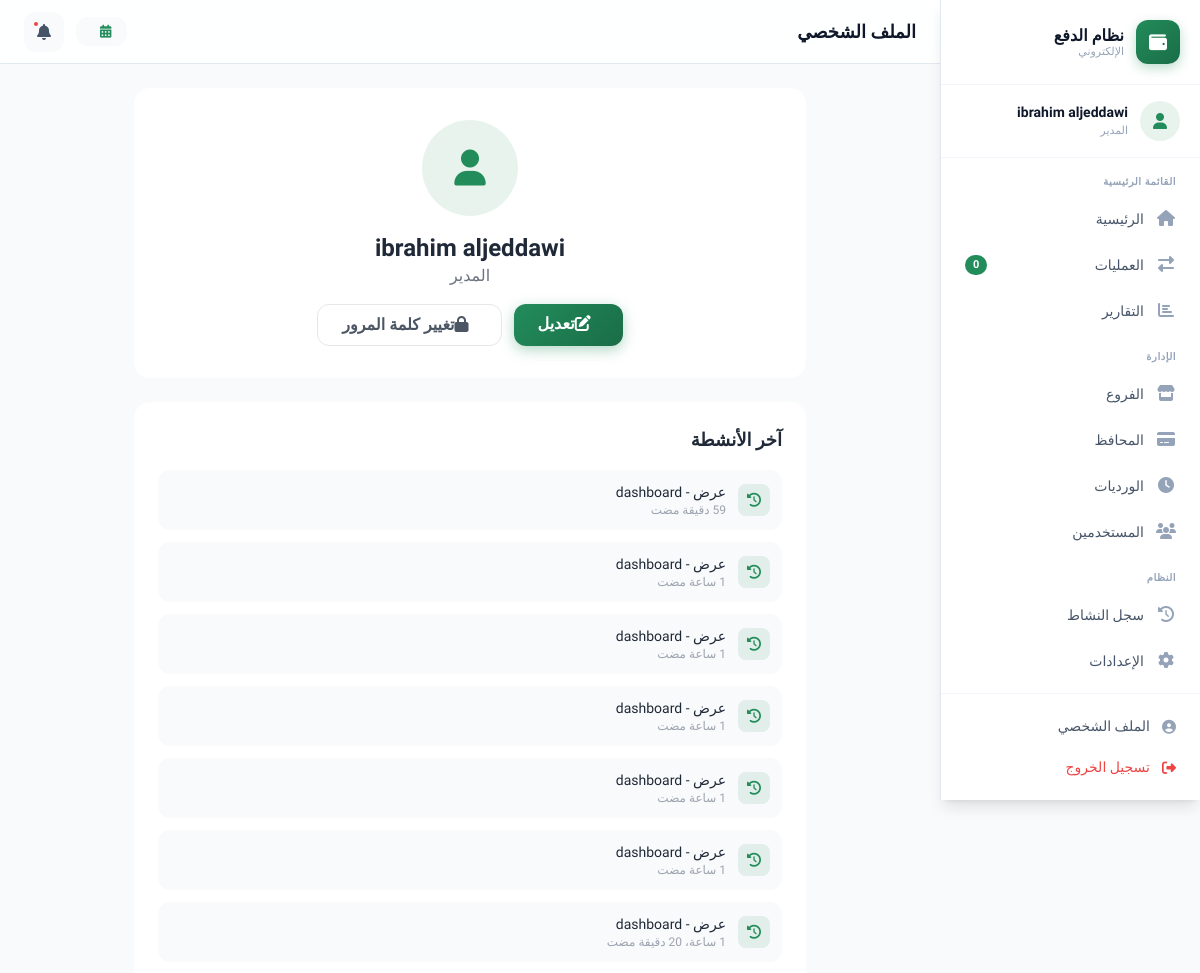
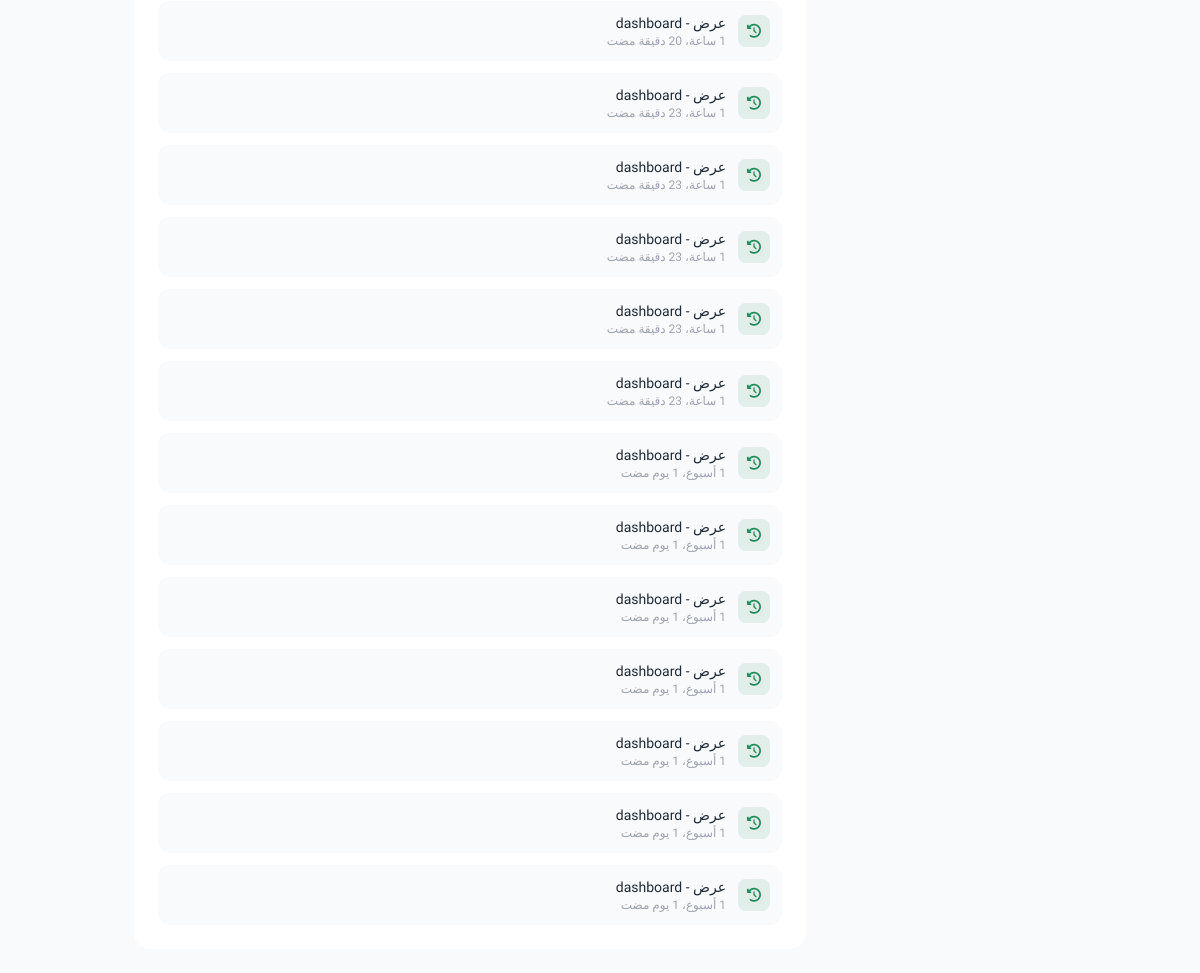
The app's page /profile/ (signed in) with its own data (2 pictures, top to bottom).
### accounts/models.py (models this page shows, shortened)
class User(AbstractBaseUser, PermissionsMixin):
    class Role(models.TextChoices):
        MANAGER = 'manager', _('المدير')
        SUPERVISOR = 'supervisor', _('المشرف')
        ACCOUNTANT = 'accountant', _('المحاسب')
        CASHIER = 'cashier', _('الكاشير')
    id = models.UUIDField(primary_key=True, default=uuid.uuid4, editable=False)
    email = models.EmailField(_('البريد الإلكتروني'), unique=True, blank=True, null=True)
    phone = models.CharField(_('رقم الهاتف'), max_length=20, unique=True)
    username = models.CharField(_('اسم المستخدم'), max_length=150, unique=True)
    full_name = models.CharField(_('الاسم الكامل'), max_length=255)
    role = models.CharField(_('الدور'), max_length=20, choices=Role.choices, default=Role.CASHIER)
    profile_image = models.ImageField(_('الصورة الشخصية'), upload_to='profiles/%Y/%m/', blank=True, null=True)
    id_card_front = models.ImageField(_('صورة البطاقة الأمامية'), upload_to='id_cards/%Y/%m/', blank=True, null=True)
    id_card_back = models.ImageField(_('صورة البطاقة الخلفية'), upload_to='id_cards/%Y/%m/', blank=True, null=True)
    is_active = models.BooleanField(_('نشط'), default=True)
    is_staff = models.BooleanField(_('موظف'), default=False)
    is_superuser = models.BooleanField(_('مدير عام'), default=False)
    branch = models.ForeignKey(
        'branches.Branch',
        on_delete=models.SET_NULL,
        null=True,
        blank=True,
        related_name='cashiers',
        verbose_name=_('الفرع')
    )
    date_joined = models.DateTimeField(_('تاريخ الانضمام'), default=timezone.now)
    last_login = models.DateTimeField(_('آخر دخول'), blank=True, null=True)
    created_at = models.DateTimeField(auto_now_add=True)
    updated_at = models.DateTimeField(auto_now=True)
    created_by = models.ForeignKey(
        'self',
        on_delete=models.SET_NULL,
        null=True,
        blank=True,
        related_name='created_users',
        verbose_name=_('تم الإنشاء بواسطة')
    )
    USERNAME_FIELD = 'username'
    REQUIRED_FIELDS = ['full_name', 'phone']
    objects = UserManager()
    class Meta:
        verbose_name = _('مستخدم')
        verbose_name_plural = _('المستخدمين')
        ordering = ['-created_at']

class UserActivityLog(models.Model):
    class ActionType(models.TextChoices):
        LOGIN = 'login', _('تسجيل دخول')
        LOGOUT = 'logout', _('تسجيل خروج')
        CREATE = 'create', _('إنشاء')
        UPDATE = 'update', _('تعديل')
        DELETE = 'delete', _('حذف')
        VIEW = 'view', _('عرض')
        EXPORT = 'export', _('تصدير')
        APPROVE = 'approve', _('موافقة')
        REJECT = 'reject', _('رفض')
    id = models.UUIDField(primary_key=True, default=uuid.uuid4, editable=False)
    user = models.ForeignKey(User, on_delete=models.CASCADE, related_name='activities', verbose_name=_('المستخدم'))
    action = models.CharField(_('الإجراء'), max_length=20, choices=ActionType.choices)
    entity_type = models.CharField(_('نوع الكيان'), max_length=50)
    entity_id = models.CharField(_('معرف الكيان'), max_length=100, blank=True)
    description = models.TextField(_('الوصف'), blank=True)
    ip_address = models.GenericIPAddressField(_('عنوان IP'), blank=True, null=True)
    user_agent = models.TextField(_('متصفح المستخدم'), blank=True)
    timestamp = models.DateTimeField(_('الوقت'), auto_now_add=True)
    class Meta:
        verbose_name = _('سجل النشاط')
        verbose_name_plural = _('سجلات الأنشطة')
        ordering = ['-timestamp']

### dashboard/views.py (the view)
# urls.py: path('profile/', views.ProfileView.as_view(), name='profile'),
class ProfileView(SuperuserRequiredMixin, TemplateView):
    template_name = 'dashboard/profile/profile.html'
    def get_context_data(self, **kwargs):
        context = super().get_context_data(**kwargs)
        context['user_obj'] = self.request.user
        context['activity_logs'] = UserActivityLog.objects.filter(
            user=self.request.user
        ).order_by('-timestamp')[:20]
        return context

### dashboard/templatetags/dashboard_tags.py (called while the page is built)
@register.filter
def transaction_count(request):
    today = timezone.now().date()
    return Transaction.objects.filter(is_deleted=False, created_at__date=today).count()

### dashboard/views.py (called while the page is built)
    def test_func(self):
        return self.request.user.is_authenticated and self.request.user.is_superuser

### dashboard/templates/dashboard/profile/profile.html
{% extends 'dashboard/base.html' %}{% block title %}الملف الشخصي{% endblock %}{% block page_title %}الملف الشخصي{% endblock %}
{% block content %}
<div class="max-w-2xl mx-auto">
    <div class="bg-white rounded-2xl p-8 card-shadow text-center mb-6">
        <div class="w-24 h-24 mx-auto bg-primary/10 rounded-full flex items-center justify-center mb-4">
            {% if user_obj.profile_image %}<img src="{{ user_obj.profile_image.url }}" class="w-24 h-24 rounded-full object-cover">{% else %}<i class="fas fa-user text-4xl text-primary"></i>{% endif %}
        </div>
        <h2 class="text-2xl font-bold text-gray-800">{{ user_obj.full_name }}</h2>
        <p class="text-gray-500">{{ user_obj.get_role_display }}</p>
        <div class="flex justify-center gap-3 mt-4">
            <a href="{% url 'dashboard:profile_edit' %}" class="btn-primary text-white px-6 py-2 rounded-xl font-bold"><i class="fas fa-edit mr-2"></i>تعديل</a>
            <a href="{% url 'dashboard:change_password' %}" class="px-6 py-2 border border-gray-200 rounded-xl font-bold text-gray-600 hover:bg-gray-50"><i class="fas fa-lock mr-2"></i>تغيير كلمة المرور</a>
        </div>
    </div>
    <div class="bg-white rounded-2xl p-6 card-shadow">
        <h3 class="text-lg font-bold text-gray-800 mb-4">آخر الأنشطة</h3>
        <div class="space-y-3">
            {% for log in activity_logs %}
            <div class="flex items-center gap-3 p-3 bg-gray-50 rounded-xl">
                <div class="w-8 h-8 bg-primary/10 rounded-lg flex items-center justify-center"><i class="fas fa-history text-primary text-sm"></i></div>
                <div><p class="text-sm text-gray-800">{{ log.get_action_display }} - {{ log.entity_type }}</p><p class="text-xs text-gray-400">{{ log.timestamp|timesince }} مضت</p></div>
            </div>
            {% empty %}<p class="text-center text-gray-400 py-4">لا توجد أنشطة</p>{% endfor %}
        </div>
    </div>
</div>
{% endblock %}

### dashboard/templates/dashboard/base.html (shortened to what this page needs)
{% load static %}
{% load dashboard_tags %}
<!DOCTYPE html>
<html lang="ar" dir="rtl">
<head>
    <script src="https://cdn.tailwindcss.com"></script>
    <link rel="stylesheet" href="https://cdnjs.cloudflare.com/ajax/libs/font-awesome/6.4.0/css/all.min.css">
    <link rel="stylesheet" href="{% static "css/dashboard.css" %}">
</head>
<body>
    <div class="dashboard-wrapper">
        <aside id="sidebar" class="sidebar">
            <div class="sidebar-header">
                <a href="{% url 'dashboard:home' %}" class="sidebar-brand">
                    <div class="sidebar-brand-icon">
                        <i class="fas fa-wallet"></i>
                    </div>
                    <div class="sidebar-brand-text">
                        <h2>نظام الدفع</h2>
                        <p>الإلكتروني</p>
                    </div>
                </a>
            </div>
            <div class="sidebar-user">
                <div class="sidebar-user-inner">
                    <div class="sidebar-user-avatar">
                        {% if request.user.profile_image %}
                            <img src="{{ request.user.profile_image.url }}" alt="{{ request.user.full_name }}">
                        {% else %}
                            <i class="fas fa-user"></i>
                        {% endif %}
                    </div>
                    <div class="sidebar-user-info">
                        <p class="sidebar-user-name">{{ request.user.full_name|default:"المستخدم" }}</p>
                        <p class="sidebar-user-role">{{ request.user.get_role_display|default:"مدير" }}</p>
                    </div>
                </div>
            </div>
            <nav class="sidebar-nav">
                <p class="nav-section-title">القائمة الرئيسية</p>
                <a href="{% url 'dashboard:home' %}" class="nav-link {% if request.resolver_match.url_name == 'home' %}active{% endif %}">
                    <span class="nav-link-icon"><i class="fas fa-home {% if request.resolver_match.url_name == 'home' %}text-primary{% else %}text-muted{% endif %}"></i></span>
                    <span>الرئيسية</span>
                </a>
                <a href="{% url 'dashboard:transaction_list' %}" class="nav-link {% if 'transaction' in request.resolver_match.url_name %}active{% endif %}">
                    <span class="nav-link-icon"><i class="fas fa-exchange-alt {% if 'transaction' in request.resolver_match.url_name %}text-primary{% else %}text-muted{% endif %}"></i></span>
                    <span>العمليات</span>
                    <span class="nav-link-badge">{{ request|transaction_count|default:"0" }}</span>
                </a>
                <a href="{% url 'dashboard:reports' %}" class="nav-link {% if 'report' in request.resolver_match.url_name %}active{% endif %}">
                    <span class="nav-link-icon"><i class="fas fa-chart-bar {% if 'report' in request.resolver_match.url_name %}text-primary{% else %}text-muted{% endif %}"></i></span>
                    <span>التقارير</span>
                </a>
                <p class="nav-section-title">الإدارة</p>
                <a href="{% url 'dashboard:branch_list' %}" class="nav-link {% if 'branch' in request.resolver_match.url_name %}active{% endif %}">
                    <span class="nav-link-icon"><i class="fas fa-store {% if 'branch' in request.resolver_match.url_name %}text-primary{% else %}text-muted{% endif %}"></i></span>
                    <span>الفروع</span>
                </a>
                <a href="{% url 'dashboard:wallet_list' %}" class="nav-link {% if 'wallet' in request.resolver_match.url_name %}active{% endif %}">
                    <span class="nav-link-icon"><i class="fas fa-credit-card {% if 'wallet' in request.resolver_match.url_name %}text-primary{% else %}text-muted{% endif %}"></i></span>
                    <span>المحافظ</span>
                </a>
                <a href="{% url 'dashboard:shift_list' %}" class="nav-link {% if 'shift' in request.resolver_match.url_name %}active{% endif %}">
                    <span class="nav-link-icon"><i class="fas fa-clock {% if 'shift' in request.resolver_match.url_name %}text-primary{% else %}text-muted{% endif %}"></i></span>
                    <span>الورديات</span>
                </a>
                <a href="{% url 'dashboard:user_list' %}" class="nav-link {% if 'user' in request.resolver_match.url_name %}active{% endif %}">
                    <span class="nav-link-icon"><i class="fas fa-users {% if 'user' in request.resolver_match.url_name %}text-primary{% else %}text-muted{% endif %}"></i></span>
                    <span>المستخدمين</span>
                </a>
                <p class="nav-section-title">النظام</p>
                <a href="{% url 'dashboard:activity_logs' %}" class="nav-link {% if 'activity' in request.resolver_match.url_name %}active{% endif %}">
                    <span class="nav-link-icon"><i class="fas fa-history {% if 'activity' in request.resolver_match.url_name %}text-primary{% else %}text-muted{% endif %}"></i></span>
                    <span>سجل النشاط</span>
                </a>
                <a href="{% url 'dashboard:settings' %}" class="nav-link {% if 'settings' in request.resolver_match.url_name %}active{% endif %}">
                    <span class="nav-link-icon"><i class="fas fa-cog {% if 'settings' in request.resolver_match.url_name %}text-primary{% else %}text-muted{% endif %}"></i></span>
                    <span>الإعدادات</span>
                </a>
            </nav>
            <div class="sidebar-footer">
                <a href="{% url 'dashboard:profile' %}" class="sidebar-footer-btn">
                    <i class="fas fa-user-circle text-muted"></i>
                    <span>الملف الشخصي</span>
                </a>
                <form method="post" action="{% url 'dashboard:logout' %}" style="margin:0;">
                    <button type="submit" class="sidebar-footer-btn logout" data-confirm="هل أنت متأكد من تسجيل الخروج؟">
                        <i class="fas fa-sign-out-alt"></i>
                        <span>تسجيل الخروج</span>
                    </button>
                </form>
            </div>
        </aside>
        <main class="main-content">
            <header class="top-header">
                <div class="header-title-group">
                    <h1 class="header-title">{% block page_title %}لوحة التحكم{% endblock %}</h1>
                </div>
                <div class="header-actions">
                    <div class="header-date">
                        <i class="fas fa-calendar-alt"></i>
                    </div>
                    <button class="header-btn" data-tooltip="الإشعارات" aria-label="الإشعارات">
                        <i class="fas fa-bell"></i>
                        <span class="dot"></span>
                    </button>
                </div>
            </header>
            <div class="page-content animate-fade-in">
                {% block content %}{% endblock %}
            </div>
        </main>
    </div>
</body>
</html>

### records on screen
User: user.full_name "ibrahim aljeddawi", user.role "المدير", full_name "ibrahim aljeddawi", role "المدير"
UserActivityLog: action "عرض", entity_type "dashboard", timestamp "59 دقيقة"
UserActivityLog: action "عرض", entity_type "dashboard", timestamp "1 ساعة"
UserActivityLog: action "عرض", entity_type "dashboard", timestamp "1 ساعة"
UserActivityLog: action "عرض", entity_type "dashboard", timestamp "1 ساعة"
UserActivityLog: action "عرض", entity_type "dashboard", timestamp "1 ساعة"
UserActivityLog: action "عرض", entity_type "dashboard", timestamp "1 ساعة"
UserActivityLog: action "عرض", entity_type "dashboard", timestamp "1 ساعة، 20 دقيقة"
UserActivityLog: action "عرض", entity_type "dashboard", timestamp "1 ساعة، 20 دقيقة"
UserActivityLog: action "عرض", entity_type "dashboard", timestamp "1 ساعة، 23 دقيقة"
UserActivityLog: action "عرض", entity_type "dashboard", timestamp "1 ساعة، 23 دقيقة"
UserActivityLog: action "عرض", entity_type "dashboard", timestamp "1 ساعة، 23 دقيقة"
UserActivityLog: action "عرض", entity_type "dashboard", timestamp "1 ساعة، 23 دقيقة"
UserActivityLog: action "عرض", entity_type "dashboard", timestamp "1 ساعة، 23 دقيقة"
UserActivityLog: action "عرض", entity_type "dashboard", timestamp "1 أسبوع، 1 يوم"
UserActivityLog: action "عرض", entity_type "dashboard", timestamp "1 أسبوع، 1 يوم"
UserActivityLog: action "عرض", entity_type "dashboard", timestamp "1 أسبوع، 1 يوم"
UserActivityLog: action "عرض", entity_type "dashboard", timestamp "1 أسبوع، 1 يوم"
UserActivityLog: action "عرض", entity_type "dashboard", timestamp "1 أسبوع، 1 يوم"
UserActivityLog: action "عرض", entity_type "dashboard", timestamp "1 أسبوع، 1 يوم"
UserActivityLog: action "عرض", entity_type "dashboard", timestamp "1 أسبوع، 1 يوم"

### other values on screen
{{ request|transaction_count|default:"0" }} "0"
